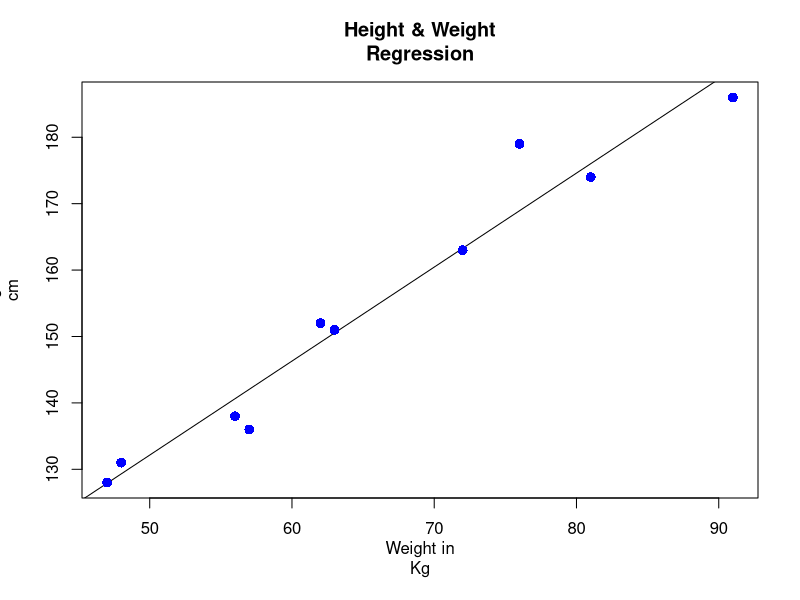
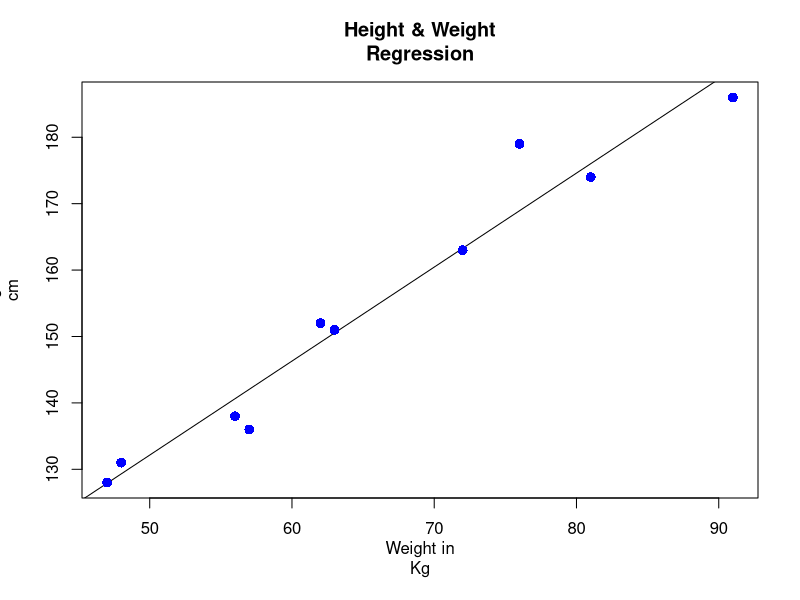

R code for these plots, in order:
x<-c(151,174,138,186,128,136,179,163,152,131)
y<-c(63,81,56,91,47,57,76,72,62,48)
relation<-lm(y~x)
print(relation)

x<-c(151,174,138,186,128,136,179,163,152,131)
y<-c(63,81,56,91,47,57,76,72,62,48)
relation<-lm(y~x)
print(summary(relation))

x<-c(151,174,138,186,128,136,179,163,152,131)
y<-c(63,81,56,91,47,57,76,72,62,48)
relation<-lm(y~x)
a <-data.frame(x=170)
result<-predict(relation,a)
print(result)


x<-c(151,174,138,186,128,136,179,163,152,131)
y<-c(63,81,56,91,47,57,76,72,62,48)
relation<-lm(y~x)
png(file="linearregression.png")
plot(y,x,col="blue",main="Height & Weight
Regression",abline(lm(x~y)),cex=1.3,pch=16,xlab="Weight in
Kg",ylab="Height in
cm")
dev.off()


plot(y,x,col="blue",main="Height & Weight
Regression",abline(lm(x~y)),cex=1.3,pch=16,xlab="Weight in
Kg",ylab="Height in
cm")
